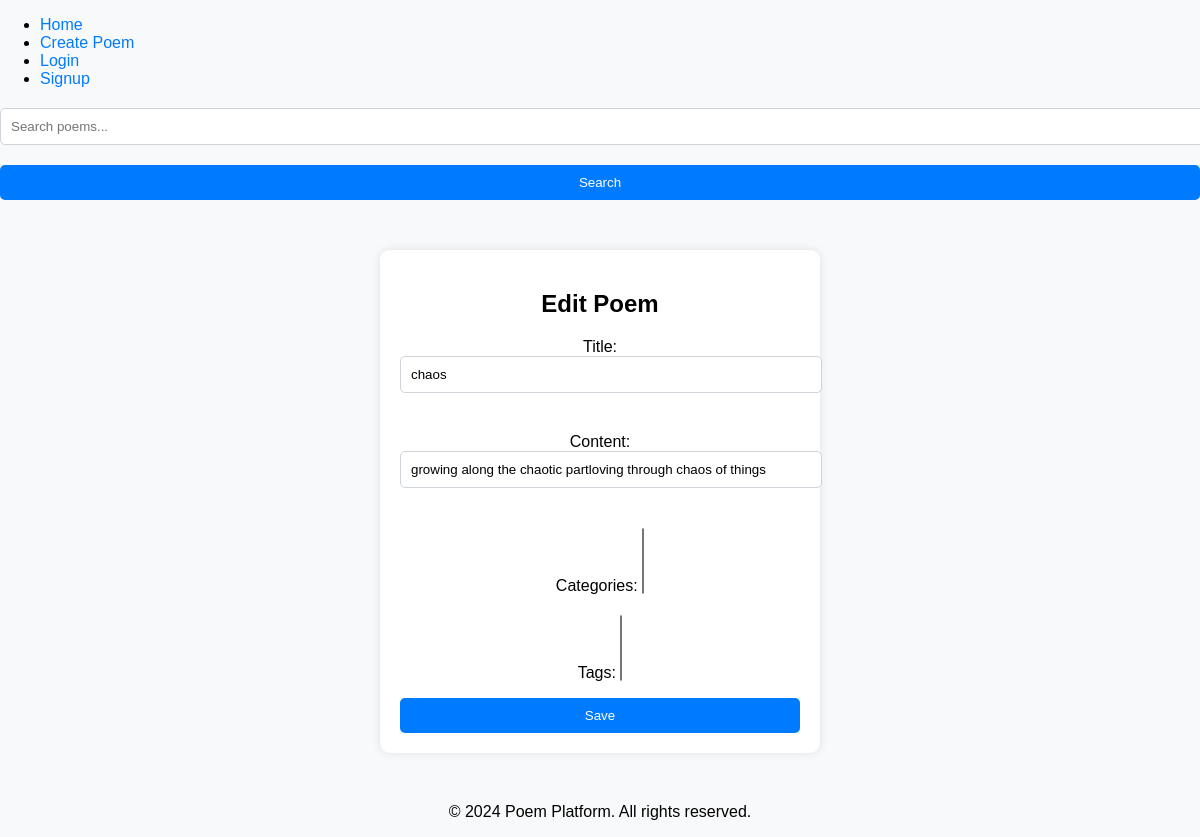
The app's page /poem/1/edit/ with its own data.
### accounts/models.py (models this page shows, shortened)
class Poem(models.Model):
    title = models.CharField(max_length=255)
    content = models.TextField()
    author = models.ForeignKey(settings.AUTH_USER_MODEL, on_delete=models.CASCADE)
    created_at = models.DateTimeField(auto_now_add=True)
    categories = models.ManyToManyField('Category', related_name='poems')
    tags = models.ManyToManyField('Tag', related_name='poems')
    likes = models.ManyToManyField(settings.AUTH_USER_MODEL, related_name='liked_poems', blank=True)
    comments = models.ManyToManyField('Comment', related_name='poems', blank=True)

### accounts/views.py (the view)
# urls.py: path('poem/<int:pk>/edit/', views.edit_poem, name='edit_poem'),
def edit_poem(request, pk):
    poem = get_object_or_404(Poem, pk=pk)
    if request.method == 'POST':
        form = PoemForm(request.POST, instance=poem)
        if form.is_valid():
            form.save()
            messages.success(request, 'Poem updated successfully.')
            return redirect('poem_detail', pk=poem.pk)
    else:
        form = PoemForm(instance=poem)
    context = {'form': form, 'poem': poem}
    return render(request, 'poem/edit_poem.html', context)

### accounts/forms.py
class PoemForm(forms.ModelForm):
    content = forms.CharField(widget=CKEditorWidget())
    categories = forms.ModelMultipleChoiceField(queryset=Category.objects.all(), required=False)
    tags = forms.ModelMultipleChoiceField(queryset=Tag.objects.all(), required=False)
    class Meta:
        model = Poem
        fields = ['title', 'content', 'categories', 'tags']

### accounts/templates/poem/edit_poem.html (shortened to what this page needs)
{% extends 'base.html' %}
{% block content %}
<div class="container">
    <h2>Edit Poem</h2>
    <form method="POST">
        {{ form.as_p }}
        <button type="submit" class="btn btn-primary">Save</button>
    </form>
</div>
{% endblock %}

### staticfiles/css/styles.css (style rules this page uses)
body { font-family: Arial, sans-serif; margin: 0; padding: 0; background-color: #f8f9fa; }
.container { max-width: 400px; margin: 50px auto; padding: 20px; border-radius: 10px; background-color: #ffffff; box-shadow: 0px 0px 10px 0px rgba(0, 0, 0, 0.1); }
h2 { text-align: center; margin-bottom: 20px; }
form { margin-top: 20px; }
form input[type="text"], form input[type="password"] { width: 100%; padding: 10px; margin-bottom: 20px; border: 1px solid #ced4da; border-radius: 5px; }
form button { width: 100%; padding: 10px; background-color: #007bff; color: #ffffff; border: none; border-radius: 5px; cursor: pointer; }
p { margin-top: 20px; text-align: center; }

### records on screen
Poem: title "chaos", content "growing along the chaotic partloving through chaos of things"
